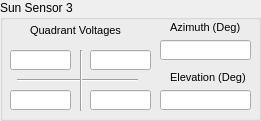
  <widget class="QGroupBox" name="groupBox_SunSense3">
   <property name="geometry">
    <rect>
     <x>550</x>
     <y>340</y>
     <width>261</width>
     <height>121</height>
    </rect>
   </property>
   <property name="title">
    <string>Sun Sensor 3</string>
   </property>
   <widget class="QLineEdit" name="ADCS_SS3_Qc">
    <property name="geometry">
     <rect>
      <x>10</x>
      <y>90</y>
      <width>61</width>
      <height>20</height>
     </rect>
    </property>
   </widget>
   <widget class="QLineEdit" name="ADCS_SS3_Qb">
    <property name="geometry">
     <rect>
      <x>10</x>
      <y>50</y>
      <width>61</width>
      <height>20</height>
     </rect>
    </property>
   </widget>
   <widget class="QLineEdit" name="ADCS_SS3_Qd">
    <property name="geometry">
     <rect>
      <x>90</x>
      <y>90</y>
      <width>61</width>
      <height>20</height>
     </rect>
    </property>
   </widget>
   <widget class="QLineEdit" name="ADCS_SS3_Qa">
    <property name="geometry">
     <rect>
      <x>90</x>
      <y>50</y>
      <width>61</width>
      <height>20</height>
     </rect>
    </property>
   </widget>
   <widget class="QLabel" name="label_26">
    <property name="geometry">
     <rect>
      <x>30</x>
      <y>20</y>
      <width>91</width>
      <height>21</height>
     </rect>
    </property>
    <property name="text">
     <string>&lt;!DOCTYPE HTML PUBLIC &quot;-//W3C//DTD HTML 4.0//EN&quot; &quot;http://www.w3.org/TR/REC-html40/strict.dtd&quot;&gt;
&lt;html&gt;&lt;head&gt;&lt;meta name=&quot;qrichtext&quot; content=&quot;1&quot; /&gt;&lt;style type=&quot;text/css&quot;&gt;
p, li { white-space: pre-wrap; }
&lt;/style&gt;&lt;/head&gt;&lt;body style=&quot; font-family:'MS Shell Dlg 2'; font-size:8.25pt; font-weight:400; font-style:normal;&quot;&gt;
&lt;p style=&quot; margin-top:12px; margin-bottom:12px; margin-left:0px; margin-right:0px; -qt-block-indent:0; text-indent:0px;&quot;&gt;&lt;span style=&quot; font-size:8pt;&quot;&gt;Quadrant Voltages&lt;/span&gt;&lt;/p&gt;&lt;/body&gt;&lt;/html&gt;</string>
    </property>
   </widget>
   <widget class="QLabel" name="label_31">
    <property name="geometry">
     <rect>
      <x>170</x>
      <y>20</y>
      <width>71</width>
      <height>16</height>
     </rect>
    </property>
    <property name="text">
     <string>&lt;!DOCTYPE HTML PUBLIC &quot;-//W3C//DTD HTML 4.0//EN&quot; &quot;http://www.w3.org/TR/REC-html40/strict.dtd&quot;&gt;
&lt;html&gt;&lt;head&gt;&lt;meta name=&quot;qrichtext&quot; content=&quot;1&quot; /&gt;&lt;style type=&quot;text/css&quot;&gt;
p, li { white-space: pre-wrap; }
&lt;/style&gt;&lt;/head&gt;&lt;body style=&quot; font-family:'MS Shell Dlg 2'; font-size:8.25pt; font-weight:400; font-style:normal;&quot;&gt;
&lt;p style=&quot; margin-top:0px; margin-bottom:0px; margin-left:0px; margin-right:0px; -qt-block-indent:0; text-indent:0px;&quot;&gt;&lt;span style=&quot; font-size:8pt;&quot;&gt;Azimuth (Deg)&lt;/span&gt;&lt;/p&gt;&lt;/body&gt;&lt;/html&gt;</string>
    </property>
   </widget>
   <widget class="QLabel" name="label_32">
    <property name="geometry">
     <rect>
      <x>170</x>
      <y>70</y>
      <width>81</width>
      <height>16</height>
     </rect>
    </property>
    <property name="text">
     <string>&lt;!DOCTYPE HTML PUBLIC &quot;-//W3C//DTD HTML 4.0//EN&quot; &quot;http://www.w3.org/TR/REC-html40/strict.dtd&quot;&gt;
&lt;html&gt;&lt;head&gt;&lt;meta name=&quot;qrichtext&quot; content=&quot;1&quot; /&gt;&lt;style type=&quot;text/css&quot;&gt;
p, li { white-space: pre-wrap; }
&lt;/style&gt;&lt;/head&gt;&lt;body style=&quot; font-family:'MS Shell Dlg 2'; font-size:8.25pt; font-weight:400; font-style:normal;&quot;&gt;
&lt;p style=&quot; margin-top:0px; margin-bottom:0px; margin-left:0px; margin-right:0px; -qt-block-indent:0; text-indent:0px;&quot;&gt;&lt;span style=&quot; font-size:8pt;&quot;&gt;Elevation (Deg)&lt;/span&gt;&lt;/p&gt;&lt;/body&gt;&lt;/html&gt;</string>
    </property>
   </widget>
   <widget class="QLineEdit" name="ADCS_SS3_a">
    <property name="geometry">
     <rect>
      <x>160</x>
      <y>40</y>
      <width>91</width>
      <height>20</height>
     </rect>
    </property>
   </widget>
   <widget class="QLineEdit" name="ADCS_SS3_e">
    <property name="geometry">
     <rect>
      <x>160</x>
      <y>90</y>
      <width>91</width>
      <height>20</height>
     </rect>
    </property>
   </widget>
   <widget class="Line" name="line_5">
    <property name="geometry">
     <rect>
      <x>17</x>
      <y>70</y>
      <width>121</width>
      <height>20</height>
     </rect>
    </property>
    <property name="orientation">
     <enum>Qt::Horizontal</enum>
    </property>
   </widget>
   <widget class="Line" name="line_6">
    <property name="geometry">
     <rect>
      <x>80</x>
      <y>50</y>
      <width>3</width>
      <height>61</height>
     </rect>
    </property>
    <property name="orientation">
     <enum>Qt::Vertical</enum>
    </property>
   </widget>
  </widget>
